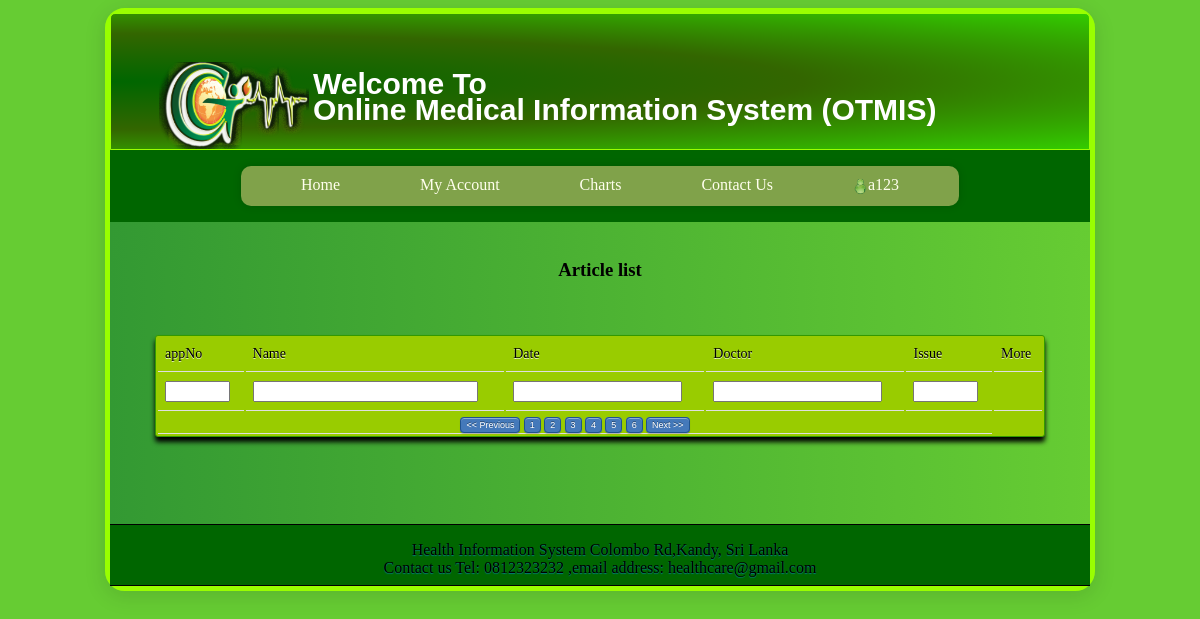
The page /articleLsit.php (signed in) on the database as committed earlier.
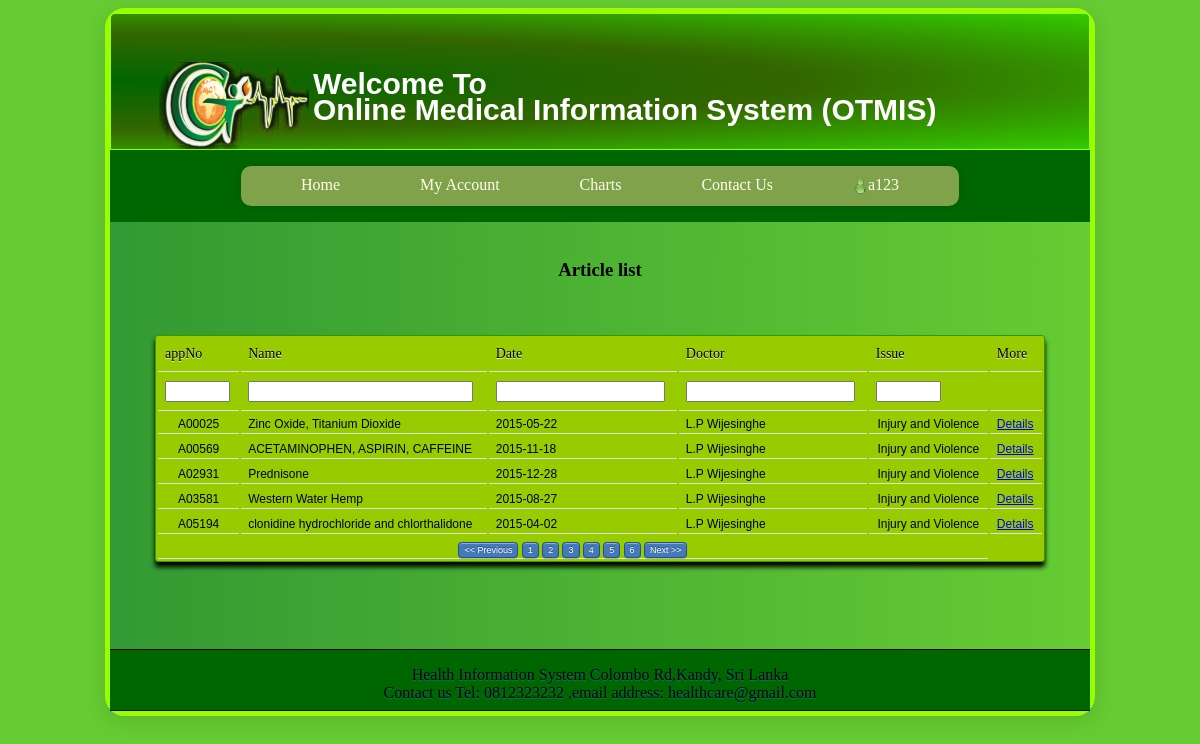
The same page on the database as committed later.
### tables this page shows
CREATE TABLE IF NOT EXISTS `article` (
  `artId` char(6) NOT NULL,
  `dId` char(4) NOT NULL,
  `date` date NOT NULL,
  `issueId` char(4) NOT NULL,
  `topic` varchar(250) NOT NULL,
  `description` varchar(250) NOT NULL,
  PRIMARY KEY (`artId`),
  KEY `dId` (`dId`),
  KEY `issueId` (`issueId`)
);

CREATE TABLE IF NOT EXISTS `doctor` (
  `dId` char(10) NOT NULL,
  `MOIC` tinyint(4) NOT NULL DEFAULT '0',
  `name` varchar(50) NOT NULL,
  `gender` char(1) NOT NULL,
  `dPass` varchar(150) NOT NULL,
  `add` varchar(200) NOT NULL,
  `spId` char(4) NOT NULL,
  `hId` char(4) NOT NULL,
  `email` varchar(20) NOT NULL,
  `telNo` char(10) NOT NULL,
  `nic` char(10) NOT NULL,
  `dob` date NOT NULL,
  `district` varchar(50) NOT NULL,
  `slmcRegNo` int(4) NOT NULL,
  `imageType` varchar(6) NOT NULL,
  `maritalStatus` char(1) NOT NULL,
  `nationality` char(1) NOT NULL,
  PRIMARY KEY (`dId`),
  KEY `hId` (`hId`),
  KEY `spId` (`spId`)
);

CREATE TABLE IF NOT EXISTS `health_issue` (
  `issueId` char(4) NOT NULL DEFAULT '',
  `description` varchar(250) NOT NULL,
  `issue` varchar(50) NOT NULL,
  PRIMARY KEY (`issueId`)
);

### articleListController.php (the view, shortened to what this page needs)
<?php
function getArticleList(){
			$db = new DBAccess();
			$dbConnection = $db->initConnection();
			$str = "";
			$sql = "SELECT article.artId,article.topic, article.date,doctor.name,health_issue.issue FROM `article`,doctor,health_issue WHERE doctor.dId = article.dId AND health_issue.issueId = article.issueId";
	 	$str .='<h3 align="center">Article list</h3><br><br><table id="table" class="example table-autopage:10 table-stripeclass:alternate" style="width: 100%;" align="">
		<thead>
		<tr>
			<th align="center" class="Article Id">appNo</th>
			<th class="Topic">Name</th>
			<th class="filterable">Date</th>
			<th class="filterable">Doctor</th>
			<th class="filterable">Issue</th>
			<th align="center" class="filterable">More</th>
		</tr>
		<tr>
			<th><input size="5px" align="center" name="filter" onkeyup="Table.filter(this,this)"></th>
			<th><input size="25px" align="center" name="filter" onkeyup="Table.filter(this,this)"></th>
			<th><input align="center" name="filter" size="18" onkeyup="Table.filter(this,this)"></th>
			<th><input align="center" name="filter" size="18" onkeyup="Table.filter(this,this)"></th>
			<th align="center"><input id="appNo" size="5px" align="center" name="filter" onkeyup="Table.filter(this,this)"></th>
			<th>&nbsp;&nbsp;&nbsp;</th>
		</tr>
	</thead>
	<tbody>';
			$query=mysql_query($sql,$dbConnection) or die("SQL Error ".mysql_error());
			while($rows=mysql_fetch_array($query)){
			$str .="<tr>
							<td align='center'>".$rows["artId"]."</td>
							<td>".$rows["topic"]."</td>
							<td>".$rows["date"]."</td>
							<td>".$rows["name"]."</td>
							<td align='center'>".$rows["issue"]."</td>
							<td><a href='viewArticalDetails.php?no=".$rows["artId"]."'>Details</a></td>
						<tr>";
			}
			$str=$str.'<tbody><tfoot>
					<td align="center" colspan="5">
						<a style="cursor:pointer;font-size:9px;font-weight:100;" class="paging-link" onclick="pageexample(\'previous\',\'table\'); return false;">&lt;&lt;&nbsp;Previous</a>
						<a style="cursor:pointer;font-size:9px;font-weight:100;" id="page1" class="pagelink paging-link" onclick="pageexample(0,\'table\'); return false;">1</a>
						<a style="cursor:pointer;font-size:9px;font-weight:100;" id="page2" class="pagelink paging-link" onclick="pageexample(1,\'table\'); return false;">2</a>
						<a style="cursor:pointer;font-size:9px;font-weight:100;" id="page3" class="pagelink paging-link" onclick="pageexample(2,\'table\'); return false;">3</a>
						<a style="cursor:pointer;font-size:9px;font-weight:100;" id="page4" class="pagelink paging-link" onclick="pageexample(3,\'table\'); return false;">4</a>
						<a style="cursor:pointer;font-size:9px;font-weight:100;" id="page5" class="pagelink paging-link" onclick="pageexample(4,\'table\'); return false;">5</a>
						<a style="cursor:pointer;font-size:9px;font-weight:100;" id="page6" class="pagelink paging-link" onclick="pageexample(5,\'table\'); return false;">6</a>
						<a style="cursor:pointer;font-size:9px;font-weight:100;" class="paging-link" onclick="pageexample(\'next\',\'table\'); return false;">Next&nbsp;&gt;&gt;
					</td>';
		$str=$str.'</tfoot></table><br><br><br><br>';
			echo $str;
}

Rows that differ between the two databases and show on the page:
added article: artId "A00025", topic "Zinc Oxide, Titanium Dioxide", date "2015-05-22", dId.name "L.P Wijesinghe", issueId.issue "Injury and Violence"
added article: artId "A00569", topic "ACETAMINOPHEN, ASPIRIN, CAFFEINE", date "2015-11-18", dId.name "L.P Wijesinghe", issueId.issue "Injury and Violence"
added article: artId "A02931", topic "Prednisone", date "2015-12-28", dId.name "L.P Wijesinghe", issueId.issue "Injury and Violence"
added article: artId "A03581", topic "Western Water Hemp", date "2015-08-27", dId.name "L.P Wijesinghe", issueId.issue "Injury and Violence"
added article: artId "A05194", topic "clonidine hydrochloride and chlorthalidone", date "2015-04-02", dId.name "L.P Wijesinghe", issueId.issue "Injury and Violence"
